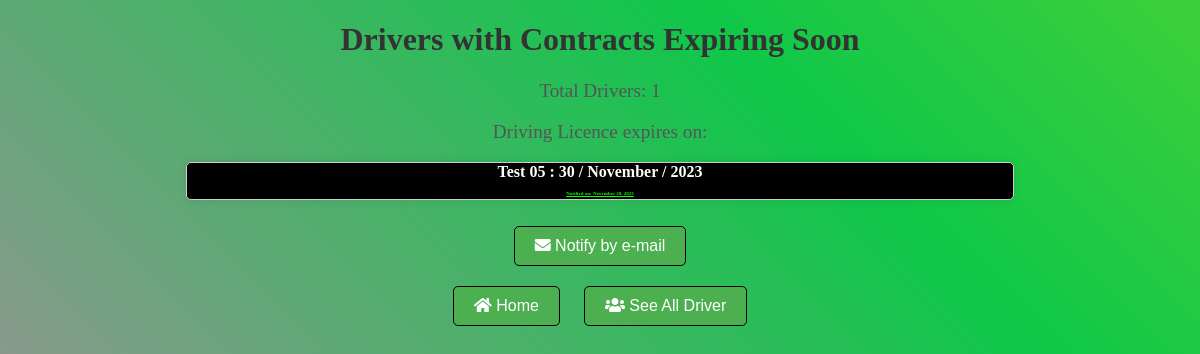
Page /upcoming_driving_licences_expirations/ (signed in) on the committed database.
### DriversApp/models.py (models this page shows, shortened)
class TruckDriver(models.Model):
    first_name = models.CharField(max_length=50)
    last_name = models.CharField(max_length=50)
    birthday = models.DateField(default='2000-01-01')
    photo = models.ImageField(upload_to='driver_photos/', null=True, blank=True)
    email = models.EmailField(default='@example.com')
    phone_number = models.CharField(max_length=15)
    truck_license = models.CharField(max_length=100)
    health_document_expiration_date = models.DateField()
    driving_licence_expiration_date = models.DateField()
    driver_record_service_report_expiration_date = models.DateField(null=True, blank=True)
    health_document = models.FileField(upload_to='driver_files/', null=True, blank=True)
    driving_license = models.FileField(upload_to='driver_files/', null=True, blank=True)
    notified = models.BooleanField(default=False)
    health_document_notified = models.BooleanField(default=False)
    driver_report_notified = models.BooleanField(default=False)
    notified_date = models.DateTimeField(null=True, blank=True)
    health_document_notified_date = models.DateTimeField(null=True, blank=True)
    driver_report_notified_date = models.DateTimeField(null=True, blank=True)
    pdf_file = models.FileField(upload_to='pdfs/', null=True, blank=True)

### DriversApp/views.py (the view)
# urls.py: path('upcoming_driving_licences_expirations/', views.upcoming_driving_licences_expirations, name='upcoming_driving_licences_expirations'),
@cache_control(no_cache=True, must_revalidate=True, no_store=True, max_age=0)
@login_required
@csrf_exempt
def upcoming_driving_licences_expirations(request):
    if request.method == 'POST':
        notify_drivers_via_email()
        return redirect('upcoming_driving_licences_expirations')
    today = timezone.now().date()
    two_weeks_from_now = today + timezone.timedelta(weeks=2)
    drivers = TruckDriver.objects.filter(driving_licence_expiration_date__gte=today, driving_licence_expiration_date__lte=two_weeks_from_now).order_by('driving_licence_expiration_date')
    context = {
        'drivers': drivers
    }
    return render(request, 'upcoming_driving_licences_expirations.html', context)

### DriversApp/templates/upcoming_driving_licences_expirations.html (shortened to what this page needs)
{% load static %}
<!DOCTYPE html>
<html lang="en">
<head>
    <link rel="stylesheet" href="{% static 'css/main.css' %}">
    <link rel="stylesheet" href="https://cdnjs.cloudflare.com/ajax/libs/font-awesome/5.15.3/css/all.min.css">
<body>
    {% block content %}
    <h1>Drivers with Contracts Expiring Soon</h1>
    <p>Total Drivers: {{ drivers|length }}</p>
    <p>Driving Licence expires on:</p>
    <ul class="list-health-contract">
        {% for driver in drivers %}
            <li><a href="{% url 'driver_detail' driver.id %}">{{ driver.first_name }} {{ driver.last_name }} : {{ driver.driving_licence_expiration_date|date:"d / F / Y" }}<br>{% if driver.notified %}<span id="notified-yes">Notified on: {{ driver.notified_date|date:"F d, Y" }}</span> {% else %}<span id="notified-no"> Not notified{% endif %}</span></a></li>
        {% endfor %}
    </ul>
    <form method="post" action="{% url 'upcoming_driving_licences_expirations' %}">
        <button type="submit" onclick="alert('\n\nWait a few seconds for everyone to be successfully notified')"><i class="fas fa-envelope"></i> Notify by e-mail</button>
    </form>
    <button><a href="{% url 'success_page' %}"><i class="fas fa-home"></i> Home</a></button>
    <button><a href="{% url 'list_drivers' %}"><i class="fas fa-users"></i> See All Driver</a></button>
    {% endblock %}
</body>
</html>

### DriversApp/static/css/main.css (style rules this page uses)
body { justify-content: center; text-align: center; background: linear-gradient(45deg, #ff6cce, #0fc749, #c9e60d, #fdfef5); background-size: 400% 400%; background-repeat: no-repeat; animation: gradient 10s ease infinite; align-items: center; }
h1 { color: #333; }
p { font-size: 1.2em; color: #555; }
button { margin: 10px; padding: 10px 20px; background-color: #4caf50; color: #fff; border: none; border-radius: 5px; cursor: pointer; font-size: 16px; text-decoration: none; transition: background-color 0.3s; border: 1px solid black; }
a { text-decoration: none; color: inherit; }
ul { max-height: 150px; overflow-y: auto; border: 1px solid #ccc; padding: 10px; background-color: #fff; border-radius: 5px; box-shadow: 0px 0px 10px rgba(0, 0, 0, 0.1); }
.list-health-contract { display: grid; justify-content: center; padding: 0; list-style-type: none; margin-left: 15%; margin-right: 15%; background-color: rgb(0, 0, 0); background-size: 400% 400%; animation: gradient1 55s ease infinite; color: white; font-weight: bold; }
#notified-yes { text-decoration: underline; color: rgb(13, 255, 0); background-color: black; font-size: 5px; }

### rows in the picture
TruckDriver: first_name "Test", last_name "05", driving_licence_expiration_date "30 / November / 2023"

### other values in the picture
{{ drivers|length }} "1"
